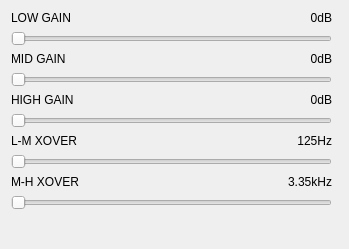
<?xml version="1.0" encoding="UTF-8"?>
<ui version="4.0">
 <class>mbcompressor</class>
 <widget class="QDialog" name="mbcompressor">
  <property name="geometry">
   <rect>
    <x>0</x>
    <y>0</y>
    <width>349</width>
    <height>249</height>
   </rect>
  </property>
  <property name="windowTitle">
   <string>Dialog</string>
  </property>
  <layout class="QHBoxLayout" name="horizontalLayout">
   <item>
    <layout class="QFormLayout" name="formLayout">
     <item row="0" column="0">
      <widget class="QLabel" name="lowLabel">
       <property name="text">
        <string>LOW GAIN</string>
       </property>
      </widget>
     </item>
     <item row="0" column="1">
      <widget class="QLabel" name="lowValue">
       <property name="text">
        <string>0dB</string>
       </property>
       <property name="alignment">
        <set>Qt::AlignmentFlag::AlignRight|Qt::AlignmentFlag::AlignTrailing|Qt::AlignmentFlag::AlignVCenter</set>
       </property>
      </widget>
     </item>
     <item row="1" column="0" colspan="2">
      <widget class="QSlider" name="low">
       <property name="orientation">
        <enum>Qt::Orientation::Horizontal</enum>
       </property>
      </widget>
     </item>
     <item row="2" column="0">
      <widget class="QLabel" name="midLabel">
       <property name="text">
        <string>MID GAIN</string>
       </property>
      </widget>
     </item>
     <item row="2" column="1">
      <widget class="QLabel" name="midValue">
       <property name="text">
        <string>0dB</string>
       </property>
       <property name="alignment">
        <set>Qt::AlignmentFlag::AlignRight|Qt::AlignmentFlag::AlignTrailing|Qt::AlignmentFlag::AlignVCenter</set>
       </property>
      </widget>
     </item>
     <item row="4" column="0">
      <widget class="QLabel" name="highLabel">
       <property name="text">
        <string>HIGH GAIN</string>
       </property>
      </widget>
     </item>
     <item row="4" column="1">
      <widget class="QLabel" name="highValue">
       <property name="text">
        <string>0dB</string>
       </property>
       <property name="alignment">
        <set>Qt::AlignmentFlag::AlignRight|Qt::AlignmentFlag::AlignTrailing|Qt::AlignmentFlag::AlignVCenter</set>
       </property>
      </widget>
     </item>
     <item row="6" column="0">
      <widget class="QLabel" name="lmLabel">
       <property name="text">
        <string>L-M XOVER</string>
       </property>
      </widget>
     </item>
     <item row="6" column="1">
      <widget class="QLabel" name="lmValue">
       <property name="text">
        <string>125Hz</string>
       </property>
       <property name="alignment">
        <set>Qt::AlignmentFlag::AlignRight|Qt::AlignmentFlag::AlignTrailing|Qt::AlignmentFlag::AlignVCenter</set>
       </property>
      </widget>
     </item>
     <item row="8" column="0">
      <widget class="QLabel" name="mhLabel">
       <property name="text">
        <string>M-H XOVER</string>
       </property>
      </widget>
     </item>
     <item row="8" column="1">
      <widget class="QLabel" name="mhValue">
       <property name="text">
        <string>3.35kHz</string>
       </property>
       <property name="alignment">
        <set>Qt::AlignmentFlag::AlignRight|Qt::AlignmentFlag::AlignTrailing|Qt::AlignmentFlag::AlignVCenter</set>
       </property>
      </widget>
     </item>
     <item row="3" column="0" colspan="2">
      <widget class="QSlider" name="mid">
       <property name="orientation">
        <enum>Qt::Orientation::Horizontal</enum>
       </property>
      </widget>
     </item>
     <item row="5" column="0" colspan="2">
      <widget class="QSlider" name="high">
       <property name="orientation">
        <enum>Qt::Orientation::Horizontal</enum>
       </property>
      </widget>
     </item>
     <item row="7" column="0" colspan="2">
      <widget class="QSlider" name="lm">
       <property name="orientation">
        <enum>Qt::Orientation::Horizontal</enum>
       </property>
      </widget>
     </item>
     <item row="9" column="0" colspan="2">
      <widget class="QSlider" name="mh">
       <property name="orientation">
        <enum>Qt::Orientation::Horizontal</enum>
       </property>
      </widget>
     </item>
    </layout>
   </item>
   <item>
    <widget class="QFrame" name="frame">
     <property name="frameShape">
      <enum>QFrame::Shape::StyledPanel</enum>
     </property>
     <property name="frameShadow">
      <enum>QFrame::Shadow::Raised</enum>
     </property>
    </widget>
   </item>
  </layout>
 </widget>
 <resources/>
 <connections/>
</ui>
